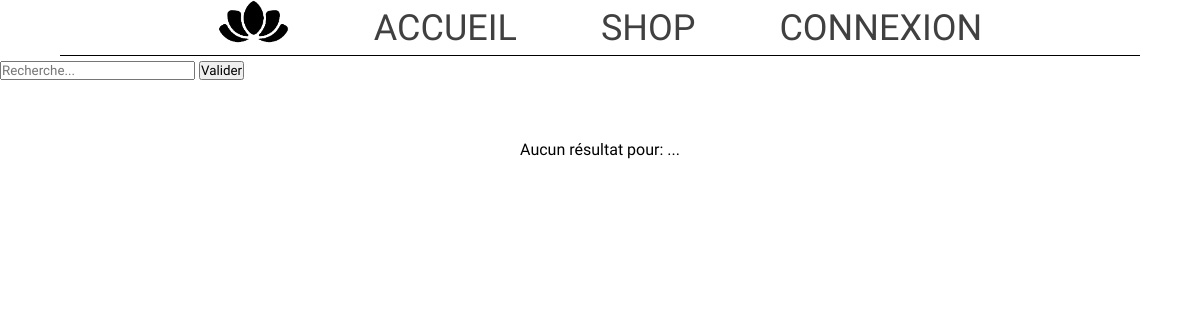
/shop_research.php?recherche=le Coeur de Marie, run on an earlier commit of the app's database.
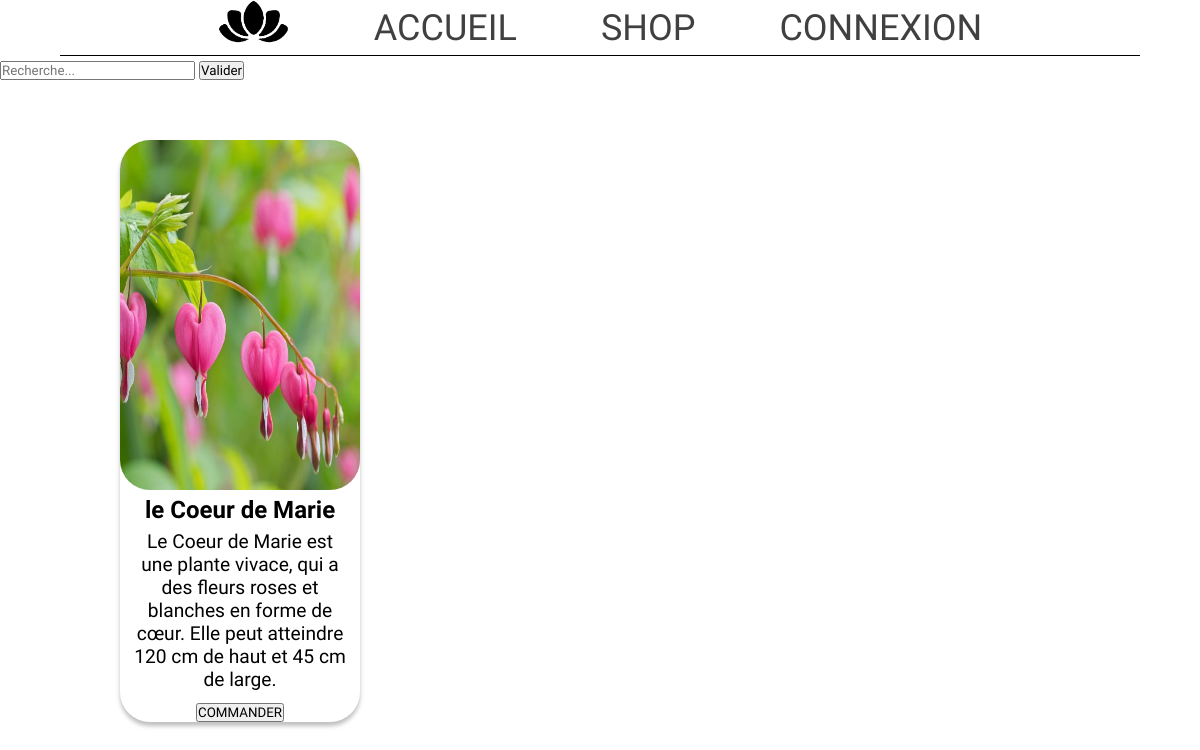
And on a later commit of the database.
### tables this page shows
CREATE TABLE IF NOT EXISTS `t_produit` (
  `idProduit` int(11) NOT NULL AUTO_INCREMENT,
  `Designation` varchar(100) NOT NULL,
  `prix` float NOT NULL,
  `Stock` int(11) NOT NULL,
  `Description` varchar(255) NOT NULL,
  `Image` varchar(100) NOT NULL,
  `idCategorie` int(11) NOT NULL,
  PRIMARY KEY (`idProduit`),
  KEY `T_PRODUIT_T_CATEGORIE0_FK` (`idCategorie`)
);

### shop_research.php (the view, shortened to what this page needs)
<?php include 'header.php'?>
    <main>
        <section>
            <?php
                include "connection.php";
                $sql='SELECT * FROM t_produit;';
                if(isset($_GET["recherche"]) and !empty($_GET["recherche"])){
                    $recherche= htmlspecialchars($_GET["recherche"]);
                    $sql='SELECT * FROM t_produit WHERE Designation LIKE "%'.$recherche.'%";';
                }
                $table = $dbh->query($sql);
                ?>
                <form method="get">
                    <input type="search" name="recherche" id="recherche" placeholder="Recherche..." onfocusout="verif()" />
                    <input type="submit" value="Valider" />
                </form>
                <div id="shop">
                <?php
                    if($table -> rowCount() > 0){ ?>
                        <form action="info-produit.php" method="get">
                        <ul>
                            <?php
                                foreach ($table as $ligne) {
                                    echo '<div class="card">
                                            <img src="./images/'.$ligne['Image'].'" alt="'.$ligne['Designation'].'">
                                            <h2>'.$ligne['Designation'].'</h2>
                                            <p>'.$ligne['Description'].'</p>
                                            <form>
                                                <button type="submit" id="commande_'.$ligne['idProduit'].'">COMMANDER</button>
                                            </form>
                                        </div>';
                                }
                            ?>
                        </ul>
                        </form></div><?php
                    }else { ?>
                        <div>Aucun résultat pour: <?  $recherche ?> ...</div>
                        <?php } ?>
        </section>
    </main>
</body>
</html>

What changed in the data, as far as the page shows it:
now on this page (row edited): t_produit: Image (picture), Designation "le Coeur de Marie", Description "Le Coeur de Marie est une plante vivace, qui a des fleurs roses et blanches en forme de cœur. Elle peut atteindre 120 cm de haut et 45 cm de large."
Also different on the page:
text no longer shown: "Aucun résultat pour: ..."
